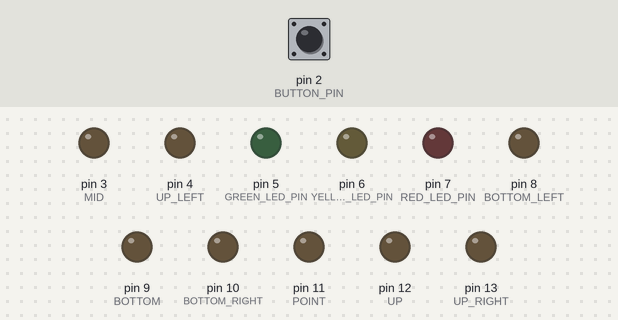
The sketch below on a simulated Arduino Uno, built with avr-gcc and run on an emulated ATmega328P. Shown: output pins drawn as LEDs (lit = HIGH). The inputs (shaded band) are chosen by the test bench; at power-on: pin 2 (BUTTON_PIN) HIGH.

Above: at 1.2 s.
1.3 s: pin 2 (BUTTON_PIN) pulled LOW for 0.15 s
At 2.3 s:
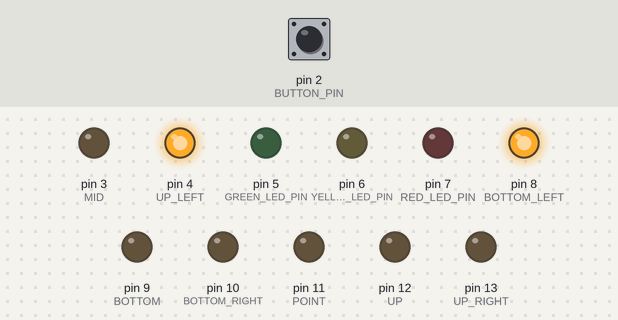
4.4 s: pin 2 (BUTTON_PIN) pulled LOW for 1 s
At 6.6 s:
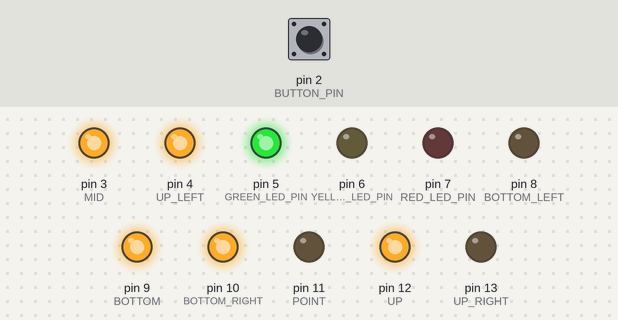
7.0 s: pin 2 (BUTTON_PIN) pulled LOW for 0.15 s
At 8.6 s:
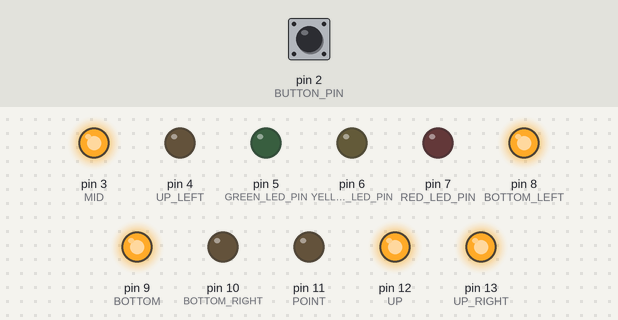
10.1 s: pin 2 (BUTTON_PIN) pulled LOW for 3.2 s
At 15.4 s:
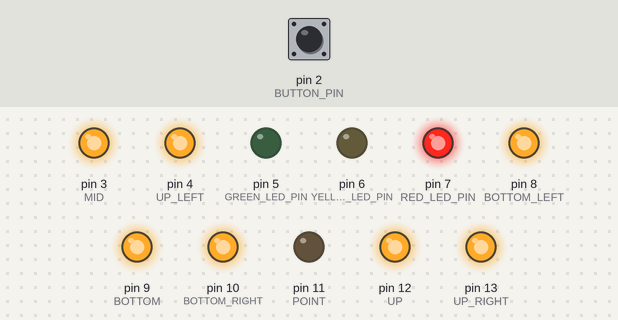
15.7 s: pin 2 (BUTTON_PIN) pulsed LOW 5 times (0.12 s each, 0.3 s apart)
At 18.5 s:
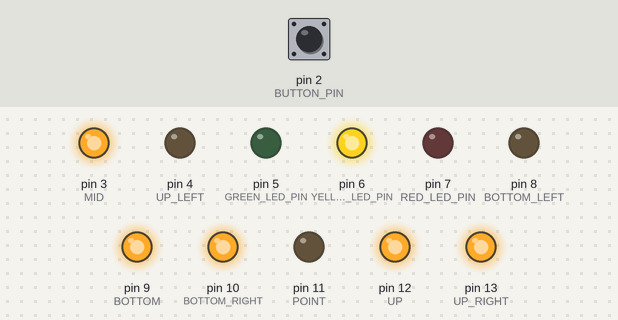
Timing chart, 0 to 20.0 s (numbered marks = the images above; inputs shaded):
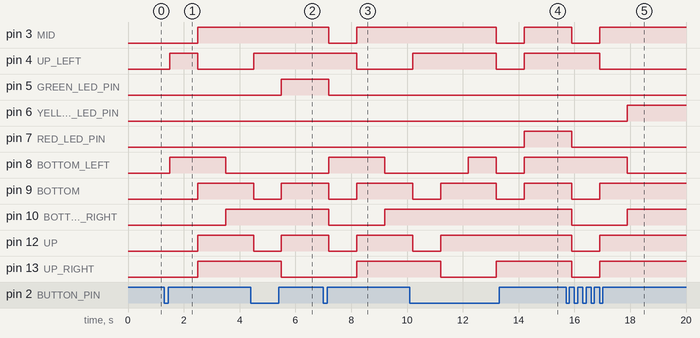

Measured:
- after the input at 1.3 s, pin 3 (MID), pin 9 (BOTTOM), pin 12 (UP), pin 13 (UP_RIGHT): LOW → HIGH after 1.2 s; pin 4 (UP_LEFT): LOW → HIGH after 0.20 s, → LOW 1.0 s later; pin 8 (BOTTOM_LEFT): LOW → HIGH after 0.20 s, → LOW 2.0 s later; pin 10 (BOTTOM_RIGHT): LOW → HIGH after 2.2 s
- after the input at 4.4 s, pin 5 (GREEN_LED_PIN): LOW → HIGH after 1.1 s; pin 8 (BOTTOM_LEFT): stays LOW (without the input it goes to HIGH after 2.1 s)
- after the input at 7.0 s, pin 3 (MID), pin 9 (BOTTOM), pin 12 (UP): HIGH → LOW after 0.20 s, → HIGH 1.0 s later; pin 4 (UP_LEFT): HIGH → LOW after 1.2 s; pin 5 (GREEN_LED_PIN): HIGH → LOW after 0.20 s; pin 8 (BOTTOM_LEFT): LOW → HIGH after 0.20 s, → LOW 2.0 s later; pin 10 (BOTTOM_RIGHT): HIGH → LOW after 0.20 s, → HIGH 2.0 s later
- after the input at 10.1 s, pin 7 (RED_LED_PIN): LOW → HIGH after 4.1 s; pin 8 (BOTTOM_LEFT), pin 9 (BOTTOM): goes on until 14.2 s, then stays HIGH
- after the input at 15.7 s, pin 3 (MID), pin 9 (BOTTOM), pin 12 (UP), pin 13 (UP_RIGHT): HIGH → LOW after 0.20 s, → HIGH 1.0 s later; pin 4 (UP_LEFT): HIGH → LOW after 1.2 s; pin 6 (YELLOW_LED_PIN): LOW → HIGH after 2.2 s; pin 7 (RED_LED_PIN): HIGH → LOW after 0.20 s; pin 8 (BOTTOM_LEFT): HIGH → LOW after 2.2 s

The sketch:

Brilliant_Gogo_Kieran_Circuit_Design_copy_20241120130927.ino
```cpp
#define BUTTON_PIN 2
#define RED_LED_PIN 7
#define YELLOW_LED_PIN 6
#define GREEN_LED_PIN 5
#define MID 3
#define UP_LEFT 4
#define BOTTOM_LEFT 8
#define BOTTOM 9
#define BOTTOM_RIGHT 10
#define UP_RIGHT 13
#define POINT 11
#define UP 12

int buttonLastValue = 1;
bool hasCountStarted = false;

void setup()
{
  Serial.begin(9600);
  pinMode(BUTTON_PIN, INPUT_PULLUP);
  pinMode(RED_LED_PIN, OUTPUT);
  pinMode(YELLOW_LED_PIN, OUTPUT);
  pinMode(GREEN_LED_PIN, OUTPUT);
  pinMode(MID, OUTPUT);
  pinMode(UP_LEFT, OUTPUT);
  pinMode(BOTTOM_LEFT, OUTPUT);
  pinMode(BOTTOM, OUTPUT);
  pinMode(BOTTOM_RIGHT, OUTPUT);
  pinMode(POINT, OUTPUT);
  pinMode(UP, OUTPUT);
  pinMode(UP_RIGHT, OUTPUT);
}

void led_control(int number) {
  if (number == 0) {
    digitalWrite(UP_LEFT, HIGH);
    digitalWrite(BOTTOM_LEFT, HIGH);
    digitalWrite(BOTTOM, HIGH);
    digitalWrite(BOTTOM_RIGHT, HIGH);
    digitalWrite(UP_RIGHT, HIGH);
    digitalWrite(UP, HIGH);
    digitalWrite(MID, LOW);
  }

  if (number == 1) {
    digitalWrite(UP_LEFT, HIGH);
    digitalWrite(BOTTOM_LEFT, HIGH);
    digitalWrite(UP, LOW);
    digitalWrite(MID, LOW);
    digitalWrite(BOTTOM, LOW);
    digitalWrite(BOTTOM_RIGHT, LOW);
    digitalWrite(UP_RIGHT, LOW);
  }

  if (number == 2) {
    digitalWrite(UP, HIGH);
    digitalWrite(UP_RIGHT, HIGH);
    digitalWrite(MID, HIGH);
    digitalWrite(BOTTOM_LEFT, HIGH);
    digitalWrite(BOTTOM, HIGH);
    digitalWrite(UP_LEFT, LOW);
    digitalWrite(BOTTOM_RIGHT, LOW);
  }

  if (number == 3) {
    digitalWrite(UP, HIGH);
    digitalWrite(UP_RIGHT, HIGH);
    digitalWrite(MID, HIGH);
    digitalWrite(BOTTOM_RIGHT, HIGH);
    digitalWrite(BOTTOM, HIGH);
    digitalWrite(UP_LEFT, LOW);
    digitalWrite(BOTTOM_LEFT, LOW);
  }

  if (number == 4) {
    digitalWrite(UP_LEFT, HIGH);
    digitalWrite(MID, HIGH);
    digitalWrite(UP_RIGHT, HIGH);
    digitalWrite(BOTTOM_RIGHT, HIGH);
    digitalWrite(UP, LOW);
    digitalWrite(BOTTOM_LEFT, LOW);
    digitalWrite(BOTTOM, LOW);
  }

  if (number == 5) {
    digitalWrite(UP, HIGH);
    digitalWrite(UP_LEFT, HIGH);
    digitalWrite(MID, HIGH);
    digitalWrite(BOTTOM_RIGHT, HIGH);
    digitalWrite(BOTTOM, HIGH);
    digitalWrite(UP_RIGHT, LOW);
    digitalWrite(BOTTOM_LEFT, LOW);
  }

  if (number == 6) {
    digitalWrite(UP, HIGH);
    digitalWrite(UP_LEFT, HIGH);
    digitalWrite(MID, HIGH);
    digitalWrite(BOTTOM_LEFT, HIGH);
    digitalWrite(BOTTOM, HIGH);
    digitalWrite(BOTTOM_RIGHT, HIGH);
    digitalWrite(UP_RIGHT, LOW);
  }

  if (number == 7) {
    digitalWrite(UP, HIGH);
    digitalWrite(UP_RIGHT, HIGH);
    digitalWrite(BOTTOM_LEFT, HIGH);
    digitalWrite(UP_LEFT, LOW);
    digitalWrite(MID, LOW);
    digitalWrite(BOTTOM_LEFT, LOW);
    digitalWrite(BOTTOM, LOW);
  }

  if (number == 8) {
    digitalWrite(UP, HIGH);
    digitalWrite(UP_LEFT, HIGH);
    digitalWrite(UP_RIGHT, HIGH);
    digitalWrite(MID, HIGH);
    digitalWrite(BOTTOM_LEFT, HIGH);
    digitalWrite(BOTTOM_RIGHT, HIGH);
    digitalWrite(BOTTOM, HIGH);
  }

  if (number == 9) {
    digitalWrite(UP, HIGH);
    digitalWrite(UP_LEFT, HIGH);
    digitalWrite(UP_RIGHT, HIGH);
    digitalWrite(MID, HIGH);
    digitalWrite(BOTTOM_RIGHT, HIGH);
    digitalWrite(BOTTOM_LEFT, LOW);
    digitalWrite(BOTTOM, LOW);
  }
}

void count() {
  int buttonValue = digitalRead(BUTTON_PIN);
  buttonLastValue = buttonValue;
  int counter = 0;

  while (counter <= 9) {
  	counter += 1;
    led_control(counter);
    buttonValue = digitalRead(BUTTON_PIN);

    if (buttonValue != buttonLastValue) {
      if (buttonValue == 1) {
        hasCountStarted = false;
      	break;
      }

      buttonLastValue = buttonValue;
    }

    delay(1000);
  }

  if (counter <= 4) {
  	digitalWrite(YELLOW_LED_PIN, HIGH);
    return;
  }

  if (counter > 5) {
  	digitalWrite(RED_LED_PIN, HIGH);
    return;
  }

  digitalWrite(GREEN_LED_PIN, HIGH);
  return;
}

void loop()
{
  int buttonValue = digitalRead(BUTTON_PIN);

  if (buttonValue != buttonLastValue) {
    if (buttonLastValue == 0 && !hasCountStarted) {
      digitalWrite(YELLOW_LED_PIN, LOW);
      digitalWrite(RED_LED_PIN, LOW);
      digitalWrite(GREEN_LED_PIN, LOW);
      hasCountStarted = true;
      count();
    }

  	buttonLastValue = buttonValue;
  }

  delay(100);
}
```
